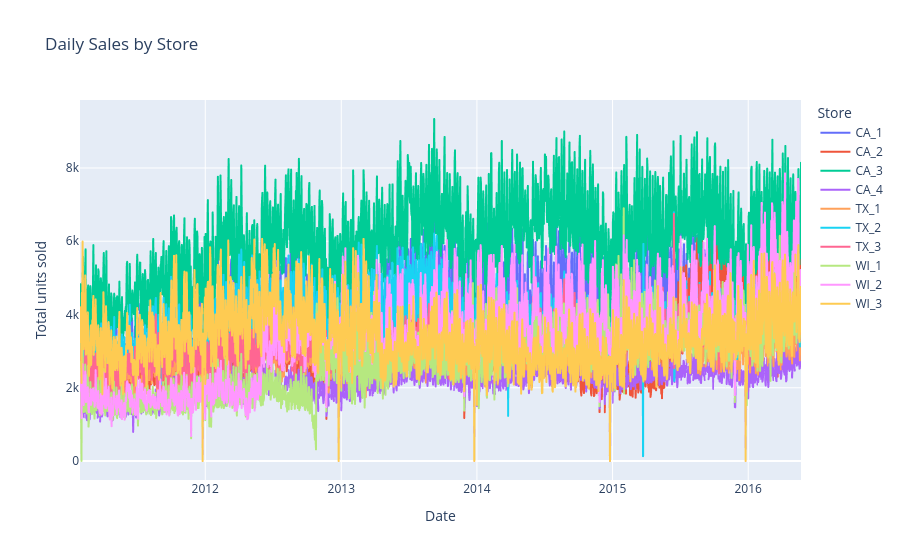

Notebook code cell kept with this figure:
### Code cell
# Daily sales by store
daily_by_store = long.groupby(["date", "store_id"])["sales"].sum().reset_index()

fig = px.line(
    daily_by_store,
    x="date",
    y="sales",
    color="store_id",
    title="Daily Sales by Store",
    labels={"sales": "Total units sold", "date": "Date", "store_id": "Store"},
)
fig.show()

### Figure 1 — Plotly figure (JSON) as saved in the notebook; plotly's stock layout.template omitted (floating-point values rounded to 4 significant figures; data arrays with more than 128 entries replaced by an {"elided": "..."} marker saying what was removed)
{"data": [{"hovertemplate": "Store=CA_1<br>Date=%{x}<br>Total units sold=%{y}<extra></extra>", "legendgroup": "CA_1", "line": {"color": "#636efa", "dash": "solid"}, "marker": {"symbol": "circle"}, "mode": "lines", "name": "CA_1", "showlegend": true, "type": "scattergl", "x": {"elided": "1941 str values"}, "xaxis": "x", "y": {"elided": "1941 int values"}, "yaxis": "y"}, {"hovertemplate": "Store=CA_2<br>Date=%{x}<br>Total units sold=%{y}<extra></extra>", "legendgroup": "CA_2", "line": {"color": "#EF553B", "dash": "solid"}, "marker": {"symbol": "circle"}, "mode": "lines", "name": "CA_2", "showlegend": true, "type": "scattergl", "x": {"elided": "1941 str values"}, "xaxis": "x", "y": {"elided": "1941 int values"}, "yaxis": "y"}, {"hovertemplate": "Store=CA_3<br>Date=%{x}<br>Total units sold=%{y}<extra></extra>", "legendgroup": "CA_3", "line": {"color": "#00cc96", "dash": "solid"}, "marker": {"symbol": "circle"}, "mode": "lines", "name": "CA_3", "showlegend": true, "type": "scattergl", "x": {"elided": "1941 str values"}, "xaxis": "x", "y": {"elided": "1941 int values"}, "yaxis": "y"}, {"hovertemplate": "Store=CA_4<br>Date=%{x}<br>Total units sold=%{y}<extra></extra>", "legendgroup": "CA_4", "line": {"color": "#ab63fa", "dash": "solid"}, "marker": {"symbol": "circle"}, "mode": "lines", "name": "CA_4", "showlegend": true, "type": "scattergl", "x": {"elided": "1941 str values"}, "xaxis": "x", "y": {"elided": "1941 int values"}, "yaxis": "y"}, {"hovertemplate": "Store=TX_1<br>Date=%{x}<br>Total units sold=%{y}<extra></extra>", "legendgroup": "TX_1", "line": {"color": "#FFA15A", "dash": "solid"}, "marker": {"symbol": "circle"}, "mode": "lines", "name": "TX_1", "showlegend": true, "type": "scattergl", "x": {"elided": "1941 str values"}, "xaxis": "x", "y": {"elided": "1941 int values"}, "yaxis": "y"}, {"hovertemplate": "Store=TX_2<br>Date=%{x}<br>Total units sold=%{y}<extra></extra>", "legendgroup": "TX_2", "line": {"color": "#19d3f3", "dash": "solid"}, "marker": {"symbol": "circle"}, "mode": "lines", "name": "TX_2", "showlegend": true, "type": "scattergl", "x": {"elided": "1941 str values"}, "xaxis": "x", "y": {"elided": "1941 int values"}, "yaxis": "y"}, {"hovertemplate": "Store=TX_3<br>Date=%{x}<br>Total units sold=%{y}<extra></extra>", "legendgroup": "TX_3", "line": {"color": "#FF6692", "dash": "solid"}, "marker": {"symbol": "circle"}, "mode": "lines", "name": "TX_3", "showlegend": true, "type": "scattergl", "x": {"elided": "1941 str values"}, "xaxis": "x", "y": {"elided": "1941 int values"}, "yaxis": "y"}, {"hovertemplate": "Store=WI_1<br>Date=%{x}<br>Total units sold=%{y}<extra></extra>", "legendgroup": "WI_1", "line": {"color": "#B6E880", "dash": "solid"}, "marker": {"symbol": "circle"}, "mode": "lines", "name": "WI_1", "showlegend": true, "type": "scattergl", "x": {"elided": "1941 str values"}, "xaxis": "x", "y": {"elided": "1941 int values"}, "yaxis": "y"}, {"hovertemplate": "Store=WI_2<br>Date=%{x}<br>Total units sold=%{y}<extra></extra>", "legendgroup": "WI_2", "line": {"color": "#FF97FF", "dash": "solid"}, "marker": {"symbol": "circle"}, "mode": "lines", "name": "WI_2", "showlegend": true, "type": "scattergl", "x": {"elided": "1941 str values"}, "xaxis": "x", "y": {"elided": "1941 int values"}, "yaxis": "y"}, {"hovertemplate": "Store=WI_3<br>Date=%{x}<br>Total units sold=%{y}<extra></extra>", "legendgroup": "WI_3", "line": {"color": "#FECB52", "dash": "solid"}, "marker": {"symbol": "circle"}, "mode": "lines", "name": "WI_3", "showlegend": true, "type": "scattergl", "x": {"elided": "1941 str values"}, "xaxis": "x", "y": {"elided": "1941 int values"}, "yaxis": "y"}], "layout": {"legend": {"title": {"text": "Store"}, "tracegroupgap": 0}, "title": {"text": "Daily Sales by Store"}, "xaxis": {"anchor": "y", "domain": [0, 1], "title": {"text": "Date"}}, "yaxis": {"anchor": "x", "domain": [0, 1], "title": {"text": "Total units sold"}}}}
